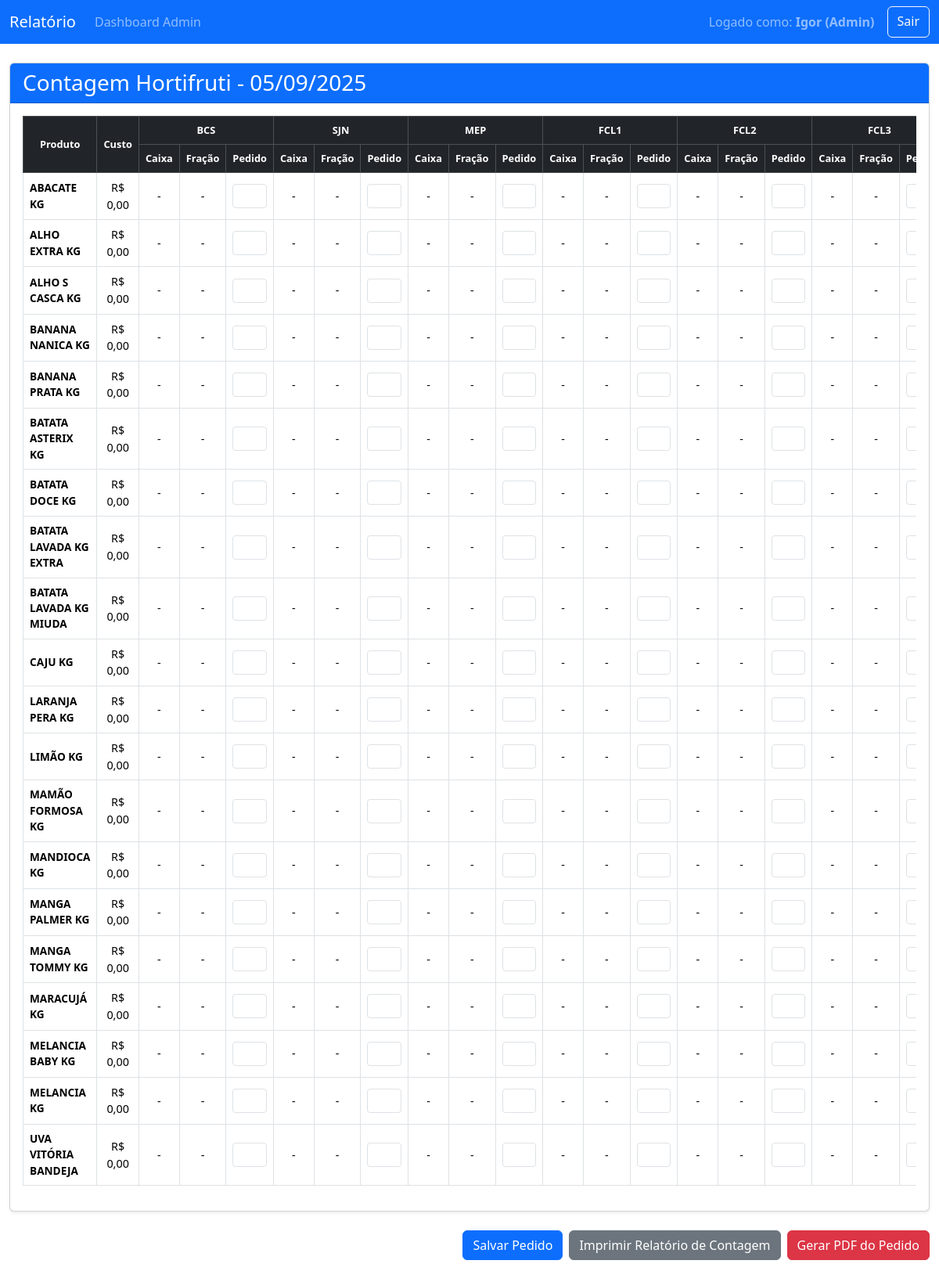
Page /relatorio (signed in) on the earlier database version.
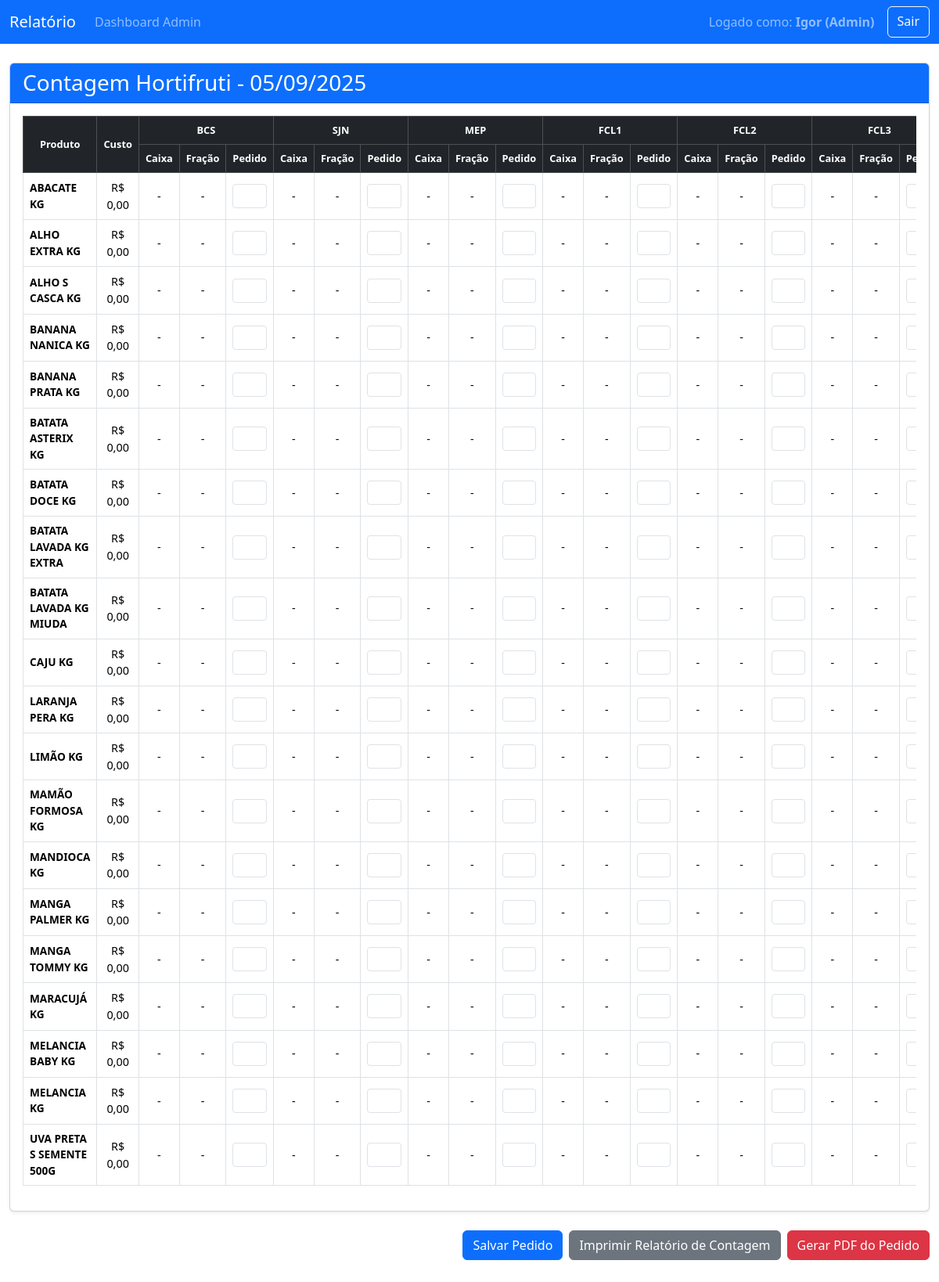
Same page on the later database version.
### tables this page shows
CREATE TABLE products (id INTEGER PRIMARY KEY AUTOINCREMENT, name TEXT UNIQUE NOT NULL, unidade_fracionada TEXT NOT NULL, codigo_interno TEXT UNIQUE, cost NUMERIC(10, 2) DEFAULT 0.00);

### app.py (the view)
@app.route('/relatorio')
@admin_required
def relatorio():
    report_data, nome_dia = obter_dados_relatorio()
    if report_data is None:
        return "<h1>Hoje nao e um dia de pedido, portanto nao ha relatorio.</h1>"
    return render_template('relatorio.html', report_data=report_data, lojas=LOJAS, data_hoje=datetime.now().strftime('%d/%m/%Y'))

### app.py (called while the page is built)
def get_db():
    db_url = os.environ.get('DATABASE_URL')
    if db_url:
        return psycopg2.connect(db_url)
    else:
        conn = sqlite3.connect(DATABASE)
        conn.row_factory = sqlite3.Row
        return conn

def admin_required(f):
    @wraps(f)
    def decorated_function(*args, **kwargs):
        if 'username' not in session: return redirect(url_for('login'))
        if session.get('role') != 'admin': return "Acesso negado.", 403
        return f(*args, **kwargs)
    return decorated_function

def get_products_for_day(day_id):
    db = get_db()
    cursor = db.cursor()
    db_url = os.environ.get('DATABASE_URL')
    query = "SELECT p.id, p.name, p.unidade_fracionada, p.codigo_interno, p.cost FROM products p JOIN product_availability pa ON p.id = pa.product_id WHERE pa.day_id = %s ORDER BY p.name;" if db_url else "SELECT p.id, p.name, p.unidade_fracionada, p.codigo_interno, p.cost FROM products p JOIN product_availability pa ON p.id = pa.product_id WHERE pa.day_id = ? ORDER BY p.name;"
    cursor.execute(query, (day_id,))
    products_data = cursor.fetchall()
    products_list = [dict(zip([desc[0] for desc in cursor.description], row)) for row in products_data]
    for p in products_list: p['nome'] = p.pop('name')
    cursor.close()
    db.close()
    return products_list

### templates/relatorio.html (shortened to what this page needs)
<!DOCTYPE html>
<html lang="pt-br">
<head>
    <link href="https://cdn.jsdelivr.net/npm/bootstrap@5.3.3/dist/css/bootstrap.min.css" rel="stylesheet">
</head>
<body>
    <nav class="navbar navbar-expand-lg navbar-dark bg-primary">
        <div class="container-fluid">
            <a class="navbar-brand" href="/relatorio">Relatório</a>
            <div class="navbar-nav me-auto"><a class="nav-link" href="/admin">Dashboard Admin</a></div>
            <div class="d-flex">
                <span class="navbar-text me-3">Logado como: <strong>{{ session.username }} (Admin)</strong></span>
                <a href="/logout" class="btn btn-outline-light">Sair</a>
            </div>
        </div>
    </nav>
    <div class="container-fluid mt-4 mb-5">
        <div class="card shadow-sm">
            <div class="card-header bg-primary text-white">
                <h1 class="h3 mb-0">Contagem Hortifruti - {{ data_hoje }}</h1>
            </div>
            <div class="card-body">
                <div class="table-responsive">
                    <table class="table table-bordered" id="relatorio-tabela">
                        <thead class="table-dark">
                            <tr>
                                <th rowspan="2" style="width: 25%;">Produto</th>
                                <th rowspan="2" style="width: 10%;">Custo</th>
                                {% for loja_nome in lojas %}
                                    <th colspan="3">{{ loja_nome }}</th>
                                {% endfor %}
                            </tr>
                            <tr>
                                {% for loja_nome in lojas %}
                                    <th>Caixa</th>
                                    <th>Fração</th>
                                    <th>Pedido</th>
                                {% endfor %}
                            </tr>
                        </thead>
                        <tbody>
                            {% for produto in report_data %}
                            <tr>
                                <th scope="row" class="text-start">{{ produto.produto_nome }}</th>
                                <td>{{ produto.custo }}</td>
                                {% for loja in produto.lojas %}
                                    <td>{{ loja.caixa if loja.caixa > 0 else '-' }}</td>
                                    <td>{{ loja.fracao if loja.fracao != '0' else '-' }}</td>
                                    <td>
                                        <input type="number" data-produto="{{ produto.produto_nome }}" data-loja="{{ loja.nome }}"
                                               class="form-control form-control-sm pedido-input mx-auto" min="0"
                                               value="{{ loja.pedido_salvo }}">
                                    </td>
                                {% endfor %}
                            </tr>
                            {% endfor %}
                        </tbody>
                    </table>
                </div>
            </div>
        </div>
        <div class="mt-4 d-flex justify-content-end botoes-acao">
            <button id="btn-salvar-pedido" class="btn btn-primary">Salvar Pedido</button>
            <button onclick="window.print()" class="btn btn-secondary ms-2">Imprimir Relatório de Contagem</button>
            <button id="btn-gerar-pedido" class="btn btn-danger ms-2">Gerar PDF do Pedido</button>
        </div>
    </div>
</body>
</html>

### templates/relatorio.html (style rules this page uses)
#relatorio-tabela th, #relatorio-tabela td { text-align: center; vertical-align: middle; font-size: 0.9rem; padding: 0.5rem; }
#relatorio-tabela thead th { font-size: 0.8rem; }
#relatorio-tabela tbody th { text-align: left; font-size: 0.85rem; }
.pedido-input { max-width: 70px; }

Differences in the rows shown:
removed products: produto_nome "UVA VITÓRIA BANDEJA", custo "R$ 0,00", caixa "-" "-" "-" "-" "-" "-", fracao "-" "-" "-" "-" "-" "-"
now on this page (row unchanged): products: produto_nome "UVA PRETA S SEMENTE 500G", custo "R$ 0,00", caixa "-" "-" "-" "-" "-" "-", fracao "-" "-" "-" "-" "-" "-"
